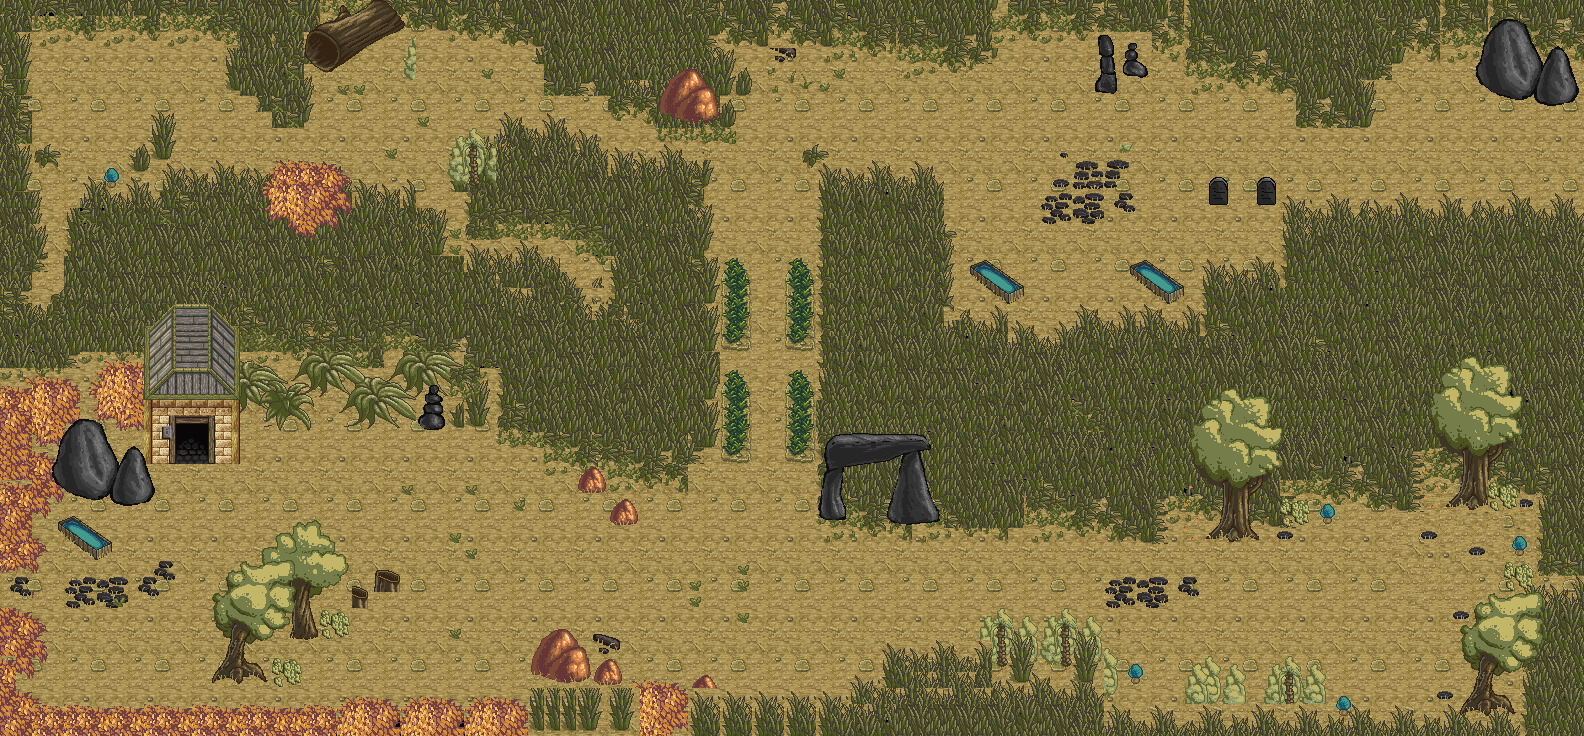

Tiled map render using the project's own tile images. Description and the map definition, with tile-layer contents summarised, below:
An orthogonal 99x46 tile map with 16x16 px tiles, 3 tile layers (boden, barriere1, barriereOben), 2 tilesets and 74 objects.

<map version="1.0" orientation="orthogonal" renderorder="right-down" width="99" height="46" tilewidth="16" tileheight="16" nextobjectid="594">
 <tileset firstgid="1" name="trees_plants_rocks" tilewidth="16" tileheight="16" tilecount="1024" columns="32">
  <image source="tilesets/trees_plants_rocks.png" width="512" height="512" />
  <terraintypes>
   <terrain name="sandboden" tile="-1" />
   <terrain name="rasen" tile="-1" />
   <terrain name="wegspuren1" tile="-1" />
   <terrain name="wegspuren2" tile="-1" />
   <terrain name="wegspurenFeld" tile="-1" />
   <terrain name="hohesGras" tile="-1" />
   <terrain name="hohesGrasInnen" tile="-1" />
  </terraintypes>
  <tile id="8" terrain=",,,5" />
  <tile id="9" terrain=",,5,5" />
  <tile id="10" terrain=",,5,5" />
  <tile id="12" terrain=",,5,5" />
  <tile id="13" terrain=",,5,5" />
  <tile id="14" terrain=",,5,5" />
  <tile id="15" terrain=",,5," />
  <tile id="40" terrain=",5,,5" />
  <tile id="41" terrain="5,5,5,5" />
  <tile id="42" terrain="5,5,5,5" />
  <tile id="43" terrain="5,5,5,5" />
  <tile id="44" terrain="5,5,5,5" />
  <tile id="45" terrain="5,5,5,5" />
  <tile id="46" terrain="5,5,5,5" />
  <tile id="47" terrain="5,,5," />
  <tile id="72" terrain=",5,,5" />
  <tile id="73" terrain="6,6,6,6" />
  <tile id="74" terrain="6,6,6,6" />
  <tile id="75" terrain="6,6,6,6" />
  <tile id="76" terrain="6,6,6,6" />
  <tile id="77" terrain="6,6,6,6" />
  <tile id="78" terrain="6,6,6,6" />
  <tile id="79" terrain="6,6,6,6" />
  <tile id="104" terrain=",5,,5" />
  <tile id="105" terrain="6,6,6,6" />
  <tile id="106" terrain="6,6,6,6" />
  <tile id="107" terrain="6,6,6,6" />
  <tile id="108" terrain="6,6,6,6" />
  <tile id="109" terrain="6,6,6,6" />
  <tile id="110" terrain="6,6,6,6" />
  <tile id="111" terrain="6,6,6,6" />
  <tile id="136" terrain=",5,,5" />
  <tile id="137" terrain="6,6,6,6" />
  <tile id="138" terrain="6,6,6,6" />
  <tile id="139" terrain="6,6,6,6" />
  <tile id="140" terrain="6,6,6,6" />
  <tile id="141" terrain="6,6,6,6" />
  <tile id="142" terrain="6,6,6,6" />
  <tile id="143" terrain="6,6,6,6" />
  <tile id="168" terrain=",5,,5" />
  <tile id="169" terrain="6,6,5,6" />
  <tile id="170" terrain="6,6,6,6" />
  <tile id="171" terrain="6,6,6,6" />
  <tile id="172" terrain="6,6,6,6" />
  <tile id="173" terrain="6,6,6,6" />
  <tile id="174" terrain="6,6,6,6" />
  <tile id="175" terrain="6,6,6,6" />
  <tile id="200" terrain=",5,,5" />
  <tile id="201" terrain="5,5,5,5" />
  <tile id="202" terrain="5,5,5,5" />
  <tile id="203" terrain="5,5,5,5" />
  <tile id="204" terrain="5,5,5,5" />
  <tile id="205" terrain="5,5,5,5" />
  <tile id="206" terrain="5,5,5,5" />
  <tile id="207" terrain=",,5," />
  <tile id="232" terrain=",5,," />
  <tile id="233" terrain="5,5,," />
  <tile id="234" terrain="5,5,," />
  <tile id="235" terrain="5,5,," />
  <tile id="236" terrain="5,5,," />
  <tile id="237" terrain="5,5,," />
  <tile id="238" terrain="5,5,," />
  <tile id="239" terrain="5,,," />
  <tile id="588" terrain=",,,4" />
  <tile id="589" terrain=",,4,4" />
  <tile id="590" terrain=",,4,4" />
  <tile id="591" terrain=",,4,4" />
  <tile id="592" terrain=",,4,4" />
  <tile id="593" terrain=",,4," />
  <tile id="620" terrain=",4,,4" />
  <tile id="621" terrain="4,4,4,4" />
  <tile id="622" terrain="4,4,4,4" />
  <tile id="623" terrain="4,4,4,4" />
  <tile id="624" terrain="4,4,4,4" />
  <tile id="625" terrain="4,,4," />
  <tile id="642" terrain=",,,2" />
  <tile id="643" terrain=",,2," />
  <tile id="652" terrain=",4,,4" />
  <tile id="653" terrain="4,4,4,4" />
  <tile id="654" terrain="4,4,4,4" />
  <tile id="655" terrain="4,4,4,4" />
  <tile id="656" terrain="4,4,4,4" />
  <tile id="657" terrain="4,,4," />
  <tile id="674" terrain=",2,,2" />
  <tile id="675" terrain="2,,2," />
  <tile id="684" terrain=",4,," />
  <tile id="685" terrain="4,4,," />
  <tile id="686" terrain="4,4,," />
  <tile id="687" terrain="4,4,," />
  <tile id="688" terrain="4,4,," />
  <tile id="689" terrain="4,,," />
  <tile id="704" terrain=",,,3" />
  <tile id="705" terrain=",,3,3" />
  <tile id="706" terrain=",2,3,2" />
  <tile id="707" terrain="2,,2," />
  <tile id="736" terrain=",3,," />
  <tile id="737" terrain="3,3,," />
  <tile id="738" terrain="3,2,," />
  <tile id="739" terrain="2,,," />
  <tile id="776" terrain="0,0,0,0" />
  <tile id="777" terrain="0,0,0,0" />
  <tile id="778" terrain="0,0,0,0" />
  <tile id="779" terrain="0,0,0,0" />
  <tile id="808" terrain="0,0,0,0" />
  <tile id="809" terrain="0,0,0,0" />
  <tile id="810" terrain="0,0,0,0" />
  <tile id="811" terrain="0,0,0,0" />
  <tile id="832" terrain=",,,1" />
  <tile id="833" terrain=",,1,1" />
  <tile id="834" terrain=",,1,1" />
  <tile id="835" terrain=",,1,1" />
  <tile id="836" terrain=",,1,1" />
  <tile id="837" terrain=",,1," />
  <tile id="840" terrain="0,0,0,0" />
  <tile id="841" terrain="0,0,0,0" />
  <tile id="842" terrain="0,0,0,0" />
  <tile id="843" terrain="0,0,0,0" />
  <tile id="864" terrain=",1,,1" />
  <tile id="865" terrain="1,1,1,1" />
  <tile id="866" terrain="1,1,1,1" />
  <tile id="867" terrain="1,1,1,1" />
  <tile id="868" terrain="1,1,1,1" />
  <tile id="869" terrain="1,,1," />
  <tile id="872" terrain="0,0,0,0" />
  <tile id="873" terrain="0,0,0,0" />
  <tile id="874" terrain="0,0,0,0" />
  <tile id="875" terrain="0,0,0,0" />
  <tile id="896" terrain=",1,,1" />
  <tile id="897" terrain="1,1,1,1" />
  <tile id="898" terrain="1,1,1,1" />
  <tile id="899" terrain="1,1,1,1" />
  <tile id="900" terrain="1,1,1,1" />
  <tile id="901" terrain="1,,1," />
  <tile id="904" terrain="0,0,0,0" />
  <tile id="905" terrain="0,0,0,0" />
  <tile id="906" terrain="0,0,0,0" />
  <tile id="907" terrain="0,0,0,0" />
  <tile id="928" terrain=",1,,1" />
  <tile id="929" terrain="1,1,1,1" />
  <tile id="930" terrain="1,1,1,1" />
  <tile id="931" terrain="1,1,1,1" />
  <tile id="932" terrain="1,1,1,1" />
  <tile id="933" terrain="1,,1," />
  <tile id="936" terrain="0,0,0,0" />
  <tile id="937" terrain="0,0,0,0" />
  <tile id="938" terrain="0,0,0,0" />
  <tile id="960" terrain=",1,,1" />
  <tile id="961" terrain="1,1,1,1" />
  <tile id="962" terrain="1,1,1,1" />
  <tile id="963" terrain="1,1,1,1" />
  <tile id="964" terrain="1,1,1,1" />
  <tile id="965" terrain="1,,1," />
  <tile id="992" terrain=",1,," />
  <tile id="993" terrain="1,1,," />
  <tile id="994" terrain="1,1,," />
  <tile id="995" terrain="1,1,," />
  <tile id="996" terrain="1,1,," />
  <tile id="997" terrain="1,,," />
 </tileset>
 <tileset firstgid="1025" name="town" tilewidth="16" tileheight="16" tilecount="1024" columns="32">
  <image source="tilesets/town.png" width="512" height="512" />
 </tileset>
 <layer name="boden" width="99" height="46">
  <data>[4554 cells, 3505 non-empty, 37 distinct tile ids]</data>
 </layer>
 <layer name="barriere1" width="99" height="46">
  <data>[4554 cells, 2797 non-empty, 381 distinct tile ids]</data>
 </layer>
 <layer name="barriereOben" width="99" height="46">
  <data>[4554 cells, 693 non-empty, 416 distinct tile ids]</data>
 </layer>
 <objectgroup name="barrieren">
  <object id="73" x="1136" y="672">
   <ellipse />
  </object>
  <object id="74" x="1344" y="704">
   <ellipse />
  </object>
  <object id="83" x="1207.75" y="176" width="20.75" height="23.25">
   <ellipse />
  </object>
  <object id="99" x="1520" y="544">
   <ellipse />
  </object>
  <object id="114" x="608" y="496" width="32" height="32">
   <ellipse />
  </object>
  <object id="115" x="576" y="464" width="32" height="32">
   <ellipse />
  </object>
  </objectgroup>
 <objectgroup name="enemyHumanoid">
  <!-- 32 objects omitted --></objectgroup>
 <objectgroup name="startpunkt">
  <!-- 11 objects omitted --></objectgroup>
 <objectgroup name="areaborder">
  <!-- 8 objects omitted --></objectgroup>
 <objectgroup name="schatztruhen">
  <!-- 5 objects omitted --></objectgroup>
</map>
<!-- 68 of 74 objects omitted -->
